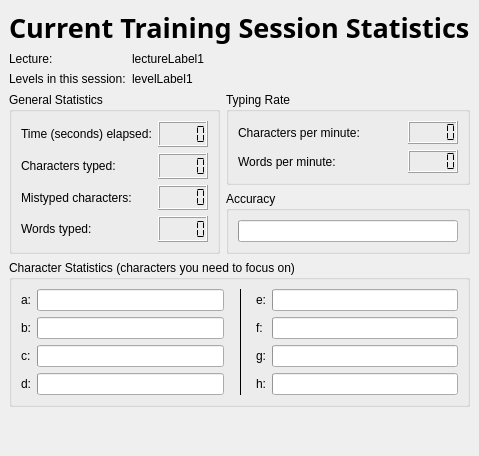
     <widget class="QWidget" name="currentTab" >
      <attribute name="title" >
       <string>Current Training Session</string>
      </attribute>
      <layout class="QVBoxLayout" >
       <property name="spacing" >
        <number>6</number>
       </property>
       <property name="leftMargin" >
        <number>9</number>
       </property>
       <property name="topMargin" >
        <number>9</number>
       </property>
       <property name="rightMargin" >
        <number>9</number>
       </property>
       <property name="bottomMargin" >
        <number>9</number>
       </property>
       <item>
        <widget class="QLabel" name="currentTitleLabel" >
         <property name="font" >
          <font>
           <family>Sans Serif</family>
           <pointsize>20</pointsize>
           <weight>75</weight>
           <italic>false</italic>
           <bold>true</bold>
           <underline>false</underline>
           <strikeout>false</strikeout>
          </font>
         </property>
         <property name="text" >
          <string>Current Training Session Statistics</string>
         </property>
        </widget>
       </item>
       <item>
        <layout class="QGridLayout" >
         <property name="leftMargin" >
          <number>0</number>
         </property>
         <property name="topMargin" >
          <number>0</number>
         </property>
         <property name="rightMargin" >
          <number>0</number>
         </property>
         <property name="bottomMargin" >
          <number>0</number>
         </property>
         <property name="horizontalSpacing" >
          <number>6</number>
         </property>
         <property name="verticalSpacing" >
          <number>6</number>
         </property>
         <item row="0" column="0" >
          <widget class="QLabel" name="textLabel2_4_2" >
           <property name="text" >
            <string>Lecture:</string>
           </property>
          </widget>
         </item>
         <item row="1" column="1" >
          <widget class="QLabel" name="levelLabel1" >
           <property name="sizePolicy" >
            <sizepolicy vsizetype="Preferred" hsizetype="MinimumExpanding" >
             <horstretch>0</horstretch>
             <verstretch>0</verstretch>
            </sizepolicy>
           </property>
           <property name="text" >
            <string>levelLabel1</string>
           </property>
          </widget>
         </item>
         <item row="1" column="0" >
          <widget class="QLabel" name="textLabel4_3_2" >
           <property name="text" >
            <string>Levels in this session:</string>
           </property>
          </widget>
         </item>
         <item row="0" column="1" >
          <widget class="QLabel" name="lectureLabel1" >
           <property name="sizePolicy" >
            <sizepolicy vsizetype="Preferred" hsizetype="MinimumExpanding" >
             <horstretch>0</horstretch>
             <verstretch>0</verstretch>
            </sizepolicy>
           </property>
           <property name="text" >
            <string>lectureLabel1</string>
           </property>
          </widget>
         </item>
        </layout>
       </item>
       <item>
        <layout class="QGridLayout" >
         <property name="leftMargin" >
          <number>0</number>
         </property>
         <property name="topMargin" >
          <number>0</number>
         </property>
         <property name="rightMargin" >
          <number>0</number>
         </property>
         <property name="bottomMargin" >
          <number>0</number>
         </property>
         <property name="horizontalSpacing" >
          <number>6</number>
         </property>
         <property name="verticalSpacing" >
          <number>6</number>
         </property>
         <item rowspan="2" row="0" column="0" >
          <widget class="QGroupBox" name="groupBox4" >
           <property name="title" >
            <string>General Statistics</string>
           </property>
           <layout class="QGridLayout" >
            <property name="leftMargin" >
             <number>9</number>
            </property>
            <property name="topMargin" >
             <number>9</number>
            </property>
            <property name="rightMargin" >
             <number>9</number>
            </property>
            <property name="bottomMargin" >
             <number>9</number>
            </property>
            <property name="horizontalSpacing" >
             <number>6</number>
            </property>
            <property name="verticalSpacing" >
             <number>6</number>
            </property>
            <item row="1" column="0" >
             <widget class="QLabel" name="textLabel3" >
              <property name="text" >
               <string>Characters typed:</string>
              </property>
             </widget>
            </item>
            <item row="3" column="1" >
             <widget class="QLCDNumber" name="wordsLCD" >
              <property name="maximumSize" >
               <size>
                <width>50</width>
                <height>32767</height>
               </size>
              </property>
              <property name="whatsThis" >
               <string>The number of words typed so far.</string>
              </property>
              <property name="segmentStyle" >
               <enum>QLCDNumber::Flat</enum>
              </property>
             </widget>
            </item>
            <item row="2" column="1" >
             <widget class="QLCDNumber" name="wrongCharsLCD" >
              <property name="maximumSize" >
               <size>
                <width>50</width>
                <height>32767</height>
               </size>
              </property>
              <property name="whatsThis" >
               <string>Shows how many wrong characters you did type.</string>
              </property>
              <property name="segmentStyle" >
               <enum>QLCDNumber::Flat</enum>
              </property>
             </widget>
            </item>
            <item row="1" column="1" >
             <widget class="QLCDNumber" name="totalCharsLCD" >
              <property name="maximumSize" >
               <size>
                <width>50</width>
                <height>32767</height>
               </size>
              </property>
              <property name="whatsThis" >
               <string>The number of characters (correct and wrong) that you have typed so far.</string>
              </property>
              <property name="segmentStyle" >
               <enum>QLCDNumber::Flat</enum>
              </property>
             </widget>
            </item>
            <item row="0" column="1" >
             <widget class="QLCDNumber" name="elapsedTimeLCD" >
              <property name="maximumSize" >
               <size>
                <width>50</width>
                <height>32767</height>
               </size>
              </property>
              <property name="whatsThis" >
               <string>This shows the number of seconds you have typed in this training session.</string>
              </property>
              <property name="segmentStyle" >
               <enum>QLCDNumber::Flat</enum>
              </property>
             </widget>
            </item>
            <item row="0" column="0" >
             <widget class="QLabel" name="textLabel2" >
              <property name="text" >
               <string>Time (seconds) elapsed:</string>
              </property>
             </widget>
            </item>
            <item row="2" column="0" >
             <widget class="QLabel" name="textLabel5" >
              <property name="text" >
               <string>Mistyped characters:</string>
              </property>
             </widget>
            </item>
            <item row="3" column="0" >
             <widget class="QLabel" name="textLabel4" >
              <property name="text" >
               <string>Words typed:</string>
              </property>
             </widget>
            </item>
           </layout>
          </widget>
         </item>
         <item row="1" column="1" >
          <widget class="QGroupBox" name="groupBox6" >
           <property name="title" >
            <string>Accuracy</string>
           </property>
           <layout class="QVBoxLayout" >
            <property name="spacing" >
             <number>6</number>
            </property>
            <property name="leftMargin" >
             <number>9</number>
            </property>
            <property name="topMargin" >
             <number>9</number>
            </property>
            <property name="rightMargin" >
             <number>9</number>
            </property>
            <property name="bottomMargin" >
             <number>9</number>
            </property>
            <item>
             <widget class="QProgressBar" name="correctnessBar" >
              <property name="whatsThis" >
               <string>The ratio of correctly typed characters versus total number of characters typed.</string>
              </property>
              <property name="orientation" >
               <enum>Qt::Horizontal</enum>
              </property>
             </widget>
            </item>
           </layout>
          </widget>
         </item>
         <item row="0" column="1" >
          <widget class="QGroupBox" name="groupBox5" >
           <property name="title" >
            <string>Typing Rate</string>
           </property>
           <layout class="QGridLayout" >
            <property name="leftMargin" >
             <number>9</number>
            </property>
            <property name="topMargin" >
             <number>9</number>
            </property>
            <property name="rightMargin" >
             <number>9</number>
            </property>
            <property name="bottomMargin" >
             <number>9</number>
            </property>
            <property name="horizontalSpacing" >
             <number>6</number>
            </property>
            <property name="verticalSpacing" >
             <number>6</number>
            </property>
            <item row="1" column="1" >
             <widget class="QLCDNumber" name="wordSpeedLCD" >
              <property name="maximumSize" >
               <size>
                <width>50</width>
                <height>32767</height>
               </size>
              </property>
              <property name="whatsThis" >
               <string>The number of words you typed per minute.</string>
              </property>
              <property name="segmentStyle" >
               <enum>QLCDNumber::Flat</enum>
              </property>
             </widget>
            </item>
            <item row="0" column="1" >
             <widget class="QLCDNumber" name="charSpeedLCD" >
              <property name="maximumSize" >
               <size>
                <width>50</width>
                <height>32767</height>
               </size>
              </property>
              <property name="whatsThis" >
               <string>The number of correct characters you typed per minute.</string>
              </property>
              <property name="segmentStyle" >
               <enum>QLCDNumber::Flat</enum>
              </property>
             </widget>
            </item>
            <item row="1" column="0" >
             <widget class="QLabel" name="textLabel6_2" >
              <property name="text" >
               <string>Words per minute:</string>
              </property>
             </widget>
            </item>
            <item row="0" column="0" >
             <widget class="QLabel" name="textLabel6" >
              <property name="text" >
               <string>Characters per minute:</string>
              </property>
             </widget>
            </item>
           </layout>
          </widget>
         </item>
        </layout>
       </item>
       <item>
        <widget class="QGroupBox" name="groupBox7" >
         <property name="whatsThis" >
          <string>Here the characters are listed that you have missed during the typing test. The percentage shows the ratio of how often a key was missed versus how often the key was pressed in total. Large numbers indicate that the key was missed a lot.</string>
         </property>
         <property name="title" >
          <string>Character Statistics (characters you need to focus on)</string>
         </property>
         <layout class="QGridLayout" >
          <property name="leftMargin" >
           <number>9</number>
          </property>
          <property name="topMargin" >
           <number>9</number>
          </property>
          <property name="rightMargin" >
           <number>9</number>
          </property>
          <property name="bottomMargin" >
           <number>9</number>
          </property>
          <property name="horizontalSpacing" >
           <number>6</number>
          </property>
          <property name="verticalSpacing" >
           <number>6</number>
          </property>
          <item row="3" column="0" >
           <widget class="QLabel" name="charLabel4" >
            <property name="text" >
             <string>d:</string>
            </property>
           </widget>
          </item>
          <item row="3" column="3" >
           <widget class="QLabel" name="charLabel8" >
            <property name="text" >
             <string>h:</string>
            </property>
           </widget>
          </item>
          <item row="3" column="1" >
           <widget class="QProgressBar" name="charProgress4" >
            <property name="orientation" >
             <enum>Qt::Horizontal</enum>
            </property>
           </widget>
          </item>
          <item row="3" column="4" >
           <widget class="QProgressBar" name="charProgress8" >
            <property name="orientation" >
             <enum>Qt::Horizontal</enum>
            </property>
           </widget>
          </item>
          <item row="2" column="4" >
           <widget class="QProgressBar" name="charProgress7" >
            <property name="orientation" >
             <enum>Qt::Horizontal</enum>
            </property>
           </widget>
          </item>
          <item row="2" column="0" >
           <widget class="QLabel" name="charLabel3" >
            <property name="text" >
             <string>c:</string>
            </property>
           </widget>
          </item>
          <item row="2" column="3" >
           <widget class="QLabel" name="charLabel7" >
            <property name="text" >
             <string>g:</string>
            </property>
           </widget>
          </item>
          <item row="2" column="1" >
           <widget class="QProgressBar" name="charProgress3" >
            <property name="orientation" >
             <enum>Qt::Horizontal</enum>
            </property>
           </widget>
          </item>
          <item row="1" column="1" >
           <widget class="QProgressBar" name="charProgress2" >
            <property name="orientation" >
             <enum>Qt::Horizontal</enum>
            </property>
           </widget>
          </item>
          <item row="1" column="3" >
           <widget class="QLabel" name="charLabel6" >
            <property name="text" >
             <string>f:</string>
            </property>
           </widget>
          </item>
          <item row="1" column="4" >
           <widget class="QProgressBar" name="charProgress6" >
            <property name="orientation" >
             <enum>Qt::Horizontal</enum>
            </property>
           </widget>
          </item>
          <item row="1" column="0" >
           <widget class="QLabel" name="charLabel2" >
            <property name="text" >
             <string>b:</string>
            </property>
           </widget>
          </item>
          <item row="0" column="3" >
           <widget class="QLabel" name="charLabel5" >
            <property name="text" >
             <string>e:</string>
            </property>
           </widget>
          </item>
          <item row="0" column="0" >
           <widget class="QLabel" name="charLabel1" >
            <property name="text" >
             <string>a:</string>
            </property>
           </widget>
          </item>
          <item row="0" column="4" >
           <widget class="QProgressBar" name="charProgress5" >
            <property name="orientation" >
             <enum>Qt::Horizontal</enum>
            </property>
           </widget>
          </item>
          <item row="0" column="1" >
           <widget class="QProgressBar" name="charProgress1" >
            <property name="orientation" >
             <enum>Qt::Horizontal</enum>
            </property>
           </widget>
          </item>
          <item rowspan="4" row="0" column="2" >
           <widget class="QFrame" name="frame4" >
            <property name="minimumSize" >
             <size>
              <width>20</width>
              <height>0</height>
             </size>
            </property>
            <property name="frameShape" >
             <enum>QFrame::VLine</enum>
            </property>
            <property name="frameShadow" >
             <enum>QFrame::Plain</enum>
            </property>
           </widget>
          </item>
         </layout>
        </widget>
       </item>
       <item>
        <spacer>
         <property name="orientation" >
          <enum>Qt::Vertical</enum>
         </property>
         <property name="sizeHint" >
          <size>
           <width>20</width>
           <height>40</height>
          </size>
         </property>
        </spacer>
       </item>
      </layout>
     </widget>
